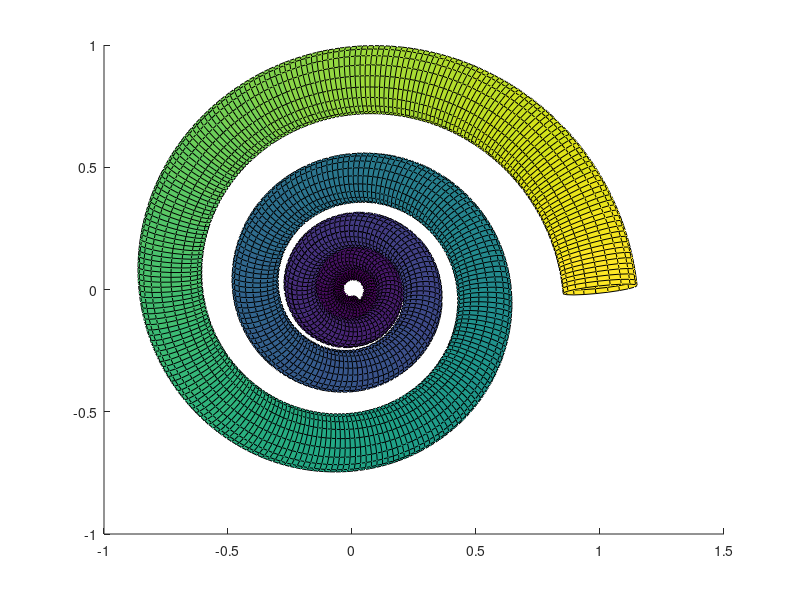

Write the MATLAB code that produced this figure.
[x, y, z] = meshgrid (-1:0.1:1, -1:0.1:1, -3:0.1:0);
u = -x / 10 - y;
v = x - y / 10;
w = - ones (size (x)) / 10;
ostreamtube (x, y, z, u, v, w, 1, 0, 0);
